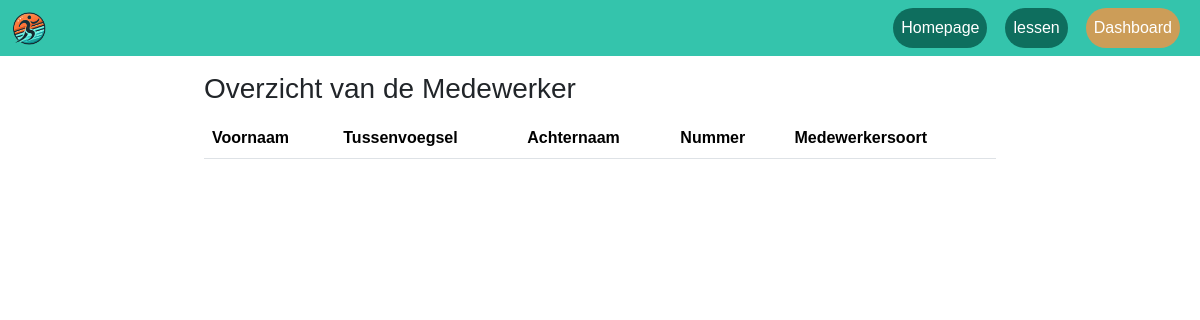
Before: /medewerker/medewerker.php with the older database file.
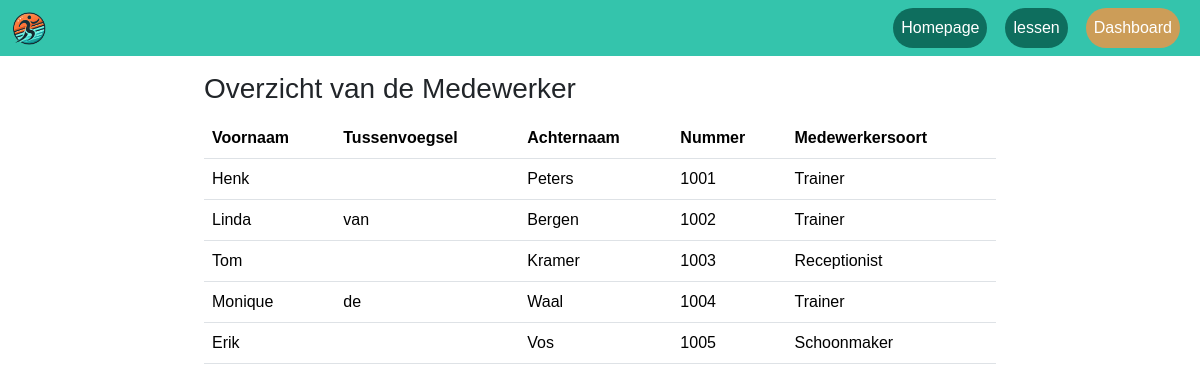
After: the same page with the newer database file.
### tables this page shows
CREATE TABLE Medewerker (
    Id                 INT             NOT NULL AUTO_INCREMENT,
    Voornaam           VARCHAR(50)     NOT NULL,
    Tussenvoegsel      VARCHAR(10)     DEFAULT NULL,
    Achternaam         VARCHAR(50)     NOT NULL,
    Nummer             MEDIUMINT       NOT NULL,
    Medewerkersoort    VARCHAR(20)     NOT NULL,
    IsActief           BIT             NOT NULL DEFAULT 1,
    Opmerking          VARCHAR(250)    DEFAULT NULL,
    DatumAangemaakt    DATETIME(6)     NOT NULL,
    DatumGewijzigd     DATETIME(6)     NOT NULL,
    CONSTRAINT PK_Medewerker_Id PRIMARY KEY (Id)
);

### medewerker/medewerker.php (the view, shortened to what this page needs)
<?php
    include('../DB/config.php');
    $dsn = "mysql:host=$dbHost;
            dbname=$dbName;
            charset=UTF8";
    $pdo = new PDO($dsn, $dbUser, $dbPass);
    $sql = "SELECT  MEDEWERKER.Id
                   ,MEDEWERKER.Voornaam
                   ,MEDEWERKER.Tussenvoegsel
                   ,MEDEWERKER.Achternaam
                   ,MEDEWERKER.Nummer
                   ,MEDEWERKER.Medewerkersoort
            FROM Medewerker AS MEDEWERKER";
    $statement = $pdo->prepare($sql);
    $statement->execute();
    $result = $statement->fetchAll(PDO::FETCH_OBJ);
?>
<!DOCTYPE html>
<html lang="en">
<head>
    <link href="https://cdn.jsdelivr.net/npm/bootstrap@5.3.3/dist/css/bootstrap.min.css" rel="stylesheet"
>
    <link rel="stylesheet" href="../style.css">
</head>
<body>
<nav class="navbar navbar-expand-lg navbar-custom sticky">
        <div class="container-fluid">
            <ul>
                <li>
                    <img src="../Image/Logo.png" alt="logo" class="logo">
                </li>
            </ul>
            <ul class="navbar-nav">
                <li class="nav-item">
                    <a class="nav-link" href="../index.html">Homepage</a>
                </li>
                <li class="nav-item">
                    <a class="nav-link" href="../gebruikerslessen/lessen.php">lessen</a>
                </li>
                <li class="nav-item">
                    <a class="nav-link active" href= "../dashboard/dashboard.html">Dashboard</a>
                </li>
            </ul>
        </div>
    </nav>
    <div class="row mb-1 ">
        <div class="col-2"></div>
        <div class="col-8 title"><h3>Overzicht van de Medewerker</h3></div>
        <div class="col-2"></div>
      </div>
    <div class="row">
        <div class="col-2"></div>
        <div class="col-8">
          <table class="table table-hover" id="table-lessen">
              <thead>
                  <th>Voornaam</th>
                  <th>Tussenvoegsel</th>
                  <th>Achternaam</th>
                  <th>Nummer</th>
                  <th>Medewerkersoort</th>
              </thead>
              <tbody>
                  <?php foreach($result as $MedewerkerInfo) : ?>
                        <tr>
                          <td><?= $MedewerkerInfo->Voornaam ?></td>
                          <td><?= $MedewerkerInfo->Tussenvoegsel ?></td>
                          <td><?= $MedewerkerInfo->Achternaam ?></td>
                          <td><?= $MedewerkerInfo->Nummer ?></td>
                          <td><?= $MedewerkerInfo->Medewerkersoort ?></td>
                        </tr>
                  <?php endforeach ?>
              </tbody>
          </table>
        </div>
        <div class="col-2"></div>
      </div>
</body>
</html>

Changed rows visible on the page:
added medewerker: Voornaam "Henk", Achternaam "Peters", Nummer "1001", Medewerkersoort "Trainer"
added medewerker: Voornaam "Linda", Tussenvoegsel "van", Achternaam "Bergen", Nummer "1002", Medewerkersoort "Trainer"
added medewerker: Voornaam "Tom", Achternaam "Kramer", Nummer "1003", Medewerkersoort "Receptionist"
added medewerker: Voornaam "Monique", Tussenvoegsel "de", Achternaam "Waal", Nummer "1004", Medewerkersoort "Trainer"
added medewerker: Voornaam "Erik", Achternaam "Vos", Nummer "1005", Medewerkersoort "Schoonmaker"
